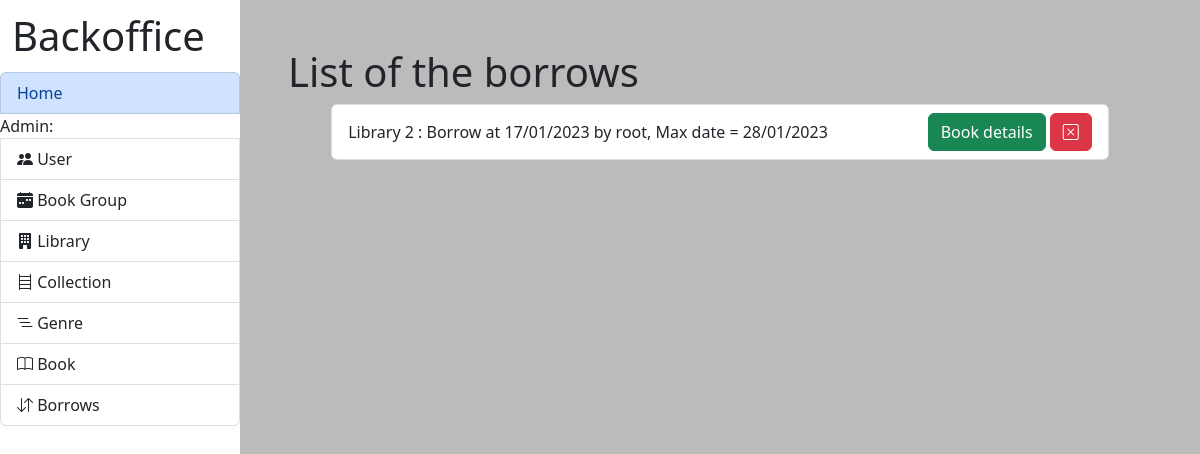
The app's page /lib/admin/book/borrows/list/, older data.
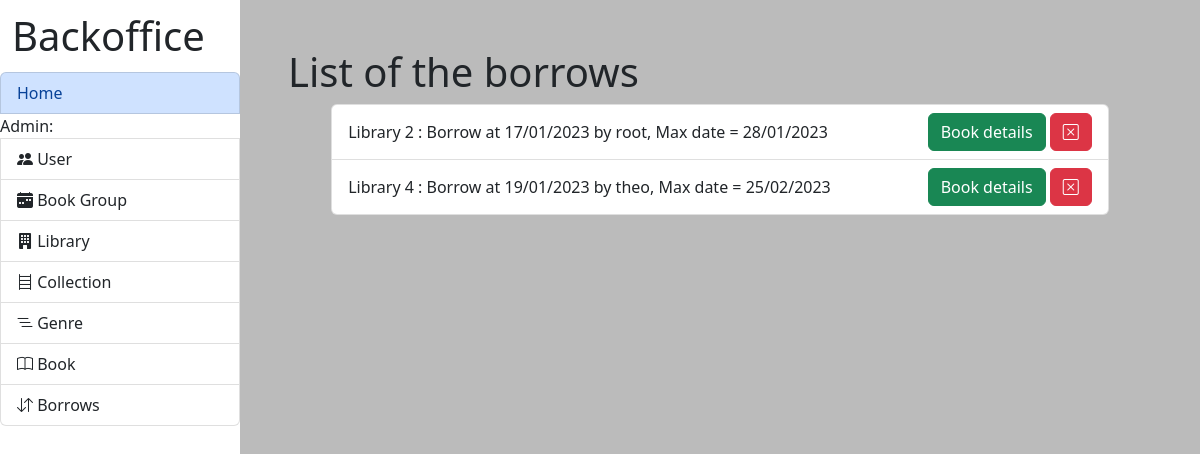
The same page, newer data.
### lib/models.py (models this page shows)
class InstanceBook(models.Model):
    id_user = models.ForeignKey(User, on_delete=models.RESTRICT, null=True)
    id_books = models.ForeignKey(Books, on_delete=models.CASCADE)
    id_library = models.ForeignKey(Library, on_delete=models.CASCADE)
    borrowing_date = models.DateField(null=True, blank=True)
    max_date = models.DateField(null=True, blank=True)
    status = models.IntegerField(default=0)

class Library(models.Model):
    name = models.CharField(max_length=200)
    address_name = models.TextField(max_length=500)
    address_city = models.TextField(max_length=500)
    address_country = models.TextField(max_length=500)
    address_zip_code = models.TextField(max_length=500)
    creation_date = models.DateTimeField(auto_now_add=True)
    modification_date = models.DateTimeField(auto_now=True)

### lib/views.py (the view)
# urls.py: path('admin/book/borrows/list/', views.list_borrows_admin, name='list_borrows_admin'), #admin, bookseller
def list_borrows_admin(request):
    if request.user.is_authenticated and UserData.objects.get(user=request.user).role not in ['admin', 'bookseller']:
        messages.error(request, '403, Access denied')
        return redirect('index')
    return render(request, 'admin/book/list_borrows.html')

### library/context_processors.py (called while the page is built)
def extras(request):
    libraries = Library.objects.all()
    genre = Genre.objects.all()
    collection = Collection.objects.all()
    users = User.objects.all().order_by('-date_joined')
    userdata = UserData.objects.all()
    books = Books.objects.all()
    instances = InstanceBook.objects.all()
    lecture_group = LectureGroup.objects.all()
    lecturer = Lecturer.objects.all()
    forum = Forum.objects.all()
    return {
        'context_libraries': libraries,
        'context_genre': genre,
        'context_collection': collection,
        'context_users': users,
        'context_user_data': userdata,
        'context_books': books,
        'context_instances': instances,
        'context_lecture_group': lecture_group,
        'context_lecturer': lecturer,
        'context_forums': forum,
    }

### lib/templates/admin/book/list_borrows.html (shortened to what this page needs)
{% extends 'admin/index.html' %}
{% block content %}
    {% load permission_tags %}
    <h1>List of the borrows</h1>
    <ul class="list-group">
        {% now "Y-m-d" as today_date %}
            {% for instance in context_instances %}
                {% if instance.status == 1 %}
                    {% if today_date > instance.max_date|date:"Y-m-d" %}
                        <li class="list-group-item list-group-item-danger d-flex justify-content-between align-items-center instance_admin">
                    {% else %}
                        <li class="list-group-item d-flex justify-content-between align-items-center instance_admin">
                    {% endif %}
                    {{ instance.id_library.name }} :
                    Borrow at {{ instance.borrowing_date|date:"d/m/Y" }}
                    by {{ instance.id_user.username }},
                    Max date = {{ instance.max_date|date:"d/m/Y" }}
                    <div>
                        <a class="btn btn-success" href="{% url 'book_page_admin' instance.id_books.pk %}" role="button">
                            Book details
                        </a>
                        <a class="btn btn-danger" href="{% url 'cancel_borrow_admin' instance.pk %}" role="button">
                            <i class="bi bi-x-square"></i>
                        </a>
                    </div>
                </li>
    {% endif %} {% endfor %}
    </ul>
{% endblock content %}

Row changes from the older to the newer data that the page shows:
added InstanceBook: id_library.name "Library 4", borrowing_date "19/01/2023", id_user.username "theo", max_date "25/02/2023"
